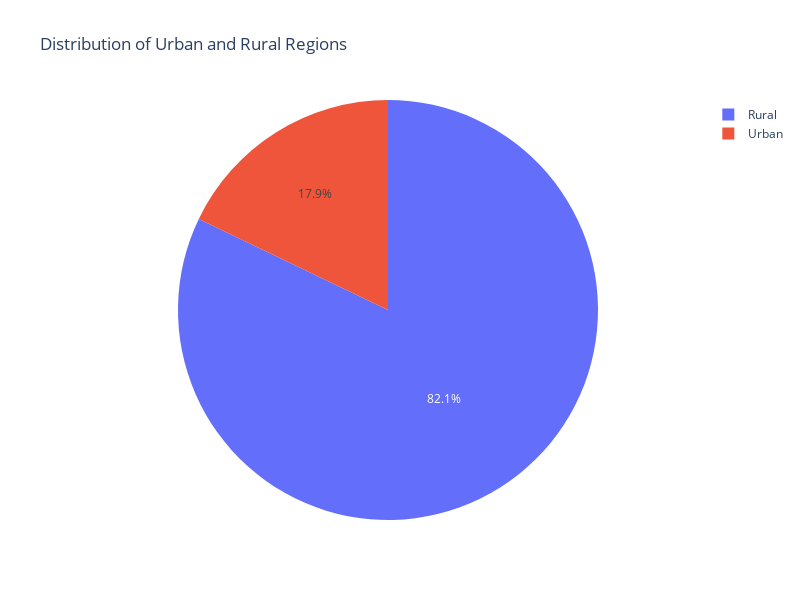

Notebook code cell kept with this figure:
### Code cell
# pie plot of Urban and Rural  Regions
urban_count = df_gm[df_gm['Mode_Area'] == 'Urban']['Region'].count()
rural_count = df_gm[df_gm['Mode_Area'] == 'Rural']['Region'].count()

labels = ['Urban', 'Rural']
values = [urban_count, rural_count]
df_pie = pd.DataFrame({'labels': labels, 'values': values})

fig = px.pie(df_pie, names='labels', values='values', title='Distribution of Urban and Rural Regions')

fig.update_layout(width=800, height=600)
fig.show()

### Figure 1 — Plotly figure (JSON) as saved in the notebook; plotly's stock layout.template omitted (floating-point values rounded to 4 significant figures)
{"data": [{"domain": {"x": [0, 1], "y": [0, 1]}, "hovertemplate": "labels=%{label}<br>value=%{value}<extra></extra>", "labels": ["Urban", "Rural"], "legendgroup": "", "name": "", "showlegend": true, "type": "pie", "values": [5, 23]}], "layout": {"height": 600, "legend": {"tracegroupgap": 0}, "title": {"text": "Distribution of Urban and Rural Regions"}, "width": 800}}
